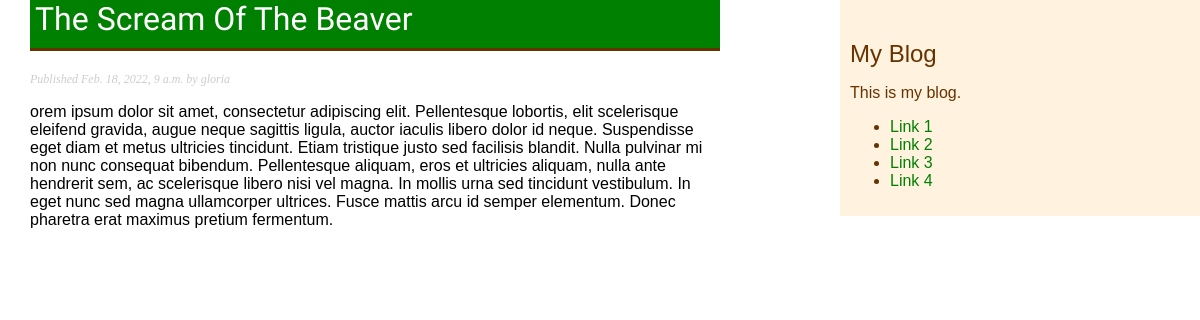
/blog/2022/2/18/scream-beaver/, run on the app's committed database.
### blog/models.py (models this page shows, shortened)
class Post(models.Model):
    STATUS_CHOICES = (
        ('draft', 'Draft'),
        ('published', 'Published')
    )
    title = models.CharField(max_length=250)
    slug = models.SlugField(max_length=250, unique_for_date='publish')
    author = models.ForeignKey(User, on_delete=models.CASCADE, related_name='blog_posts')
    body = models.TextField()
    publish = models.DateTimeField(default=timezone.now)
    created = models.DateTimeField(auto_now_add=True)
    update = models.DateTimeField(auto_now=True)
    status = models.CharField(max_length=10, choices=STATUS_CHOICES, default='draft')
    objects = models.Manager() # Default Manager
    published = PublishedManager() # Custom Manager
    class Meta:
        ordering = ('-publish',)

### blog/views.py (the view)
# urls.py: path('<int:year>/<int:month>/<int:day>/<slug:post>/', views.post_detail,
def post_detail(request, year, month, day, post):
    post = get_object_or_404(Post, slug=post, status='published', publish__year=year, publish__month=month, publish__day=day)
    return render(request, 'blog/post/detail.html', {'post': post})

### blog/templates/blog/post/detail.html (shortened to what this page needs)
{% extends "blog/base.html" %}
{% block content %}
  <h1 id="single-post-title">{{ post.title }}</h1>
  <p class="date">
    Published {{ post.publish }} by {{ post.author }}
  </p>
  {{ post.body|linebreaks }}
{% endblock %}

### blog/static/css/blog.css (style rules this page uses)
* { box-sizing: border-box; }
body { margin:0; padding:0; font-family:helvetica, sans-serif; }
:root { --green: green; --light-green: #33cc33; --grey: #bbb; --light-grey: #ccc; --white: #fff; --light-orange: #f9d5e5; --light-yellow: #fff2df; --brown:#663300; }
h1 { font-weight:normal; border-bottom:3px solid var(--brown); padding:0 0 10px 5px; font-family: Catamaran; background-color: var(--white); margin-top: 0px; color: var(--green); }
#single-post-title { background-color: var(--green); color: var(--white); }
p.date { color:var(--light-grey); font-family: georgia, serif; font-size: 12px; font-style: italic; }

### data on the page
Post: title "The Scream Of The Beaver", publish "Feb. 18, 2022, 9 a.m.", author "gloria", body "orem ipsum dolor sit amet, consectetur adipiscing elit. Pellentesque lobortis, elit scelerisque eleifend gravida, augue neque sagittis ligula, auctor iaculis libero dolor id neque. Suspendisse eget diam et metus ultricies tincidunt. Etiam tristique justo sed facilisis blandit. Nulla pulvinar mi non nunc consequat bibendum. Pellentesque aliquam, eros et ultricies aliquam, nulla ante hendrerit sem, ac scelerisque libero nisi vel magna. In mollis urna sed tincidunt vestibulum. In eget nunc sed magna ullamcorper ultrices. Fusce mattis arcu id semper elementum. Donec pharetra erat maximus pretium fermentum."
